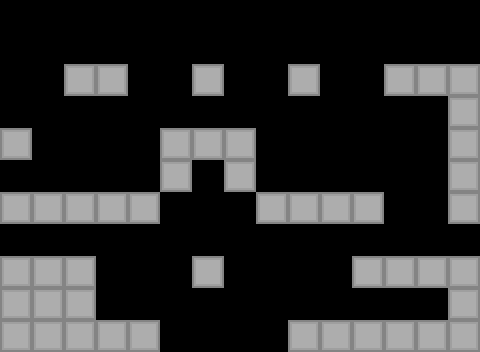

Rendered tile map (Tiled .tmx) drawn with the repository's tilesets; below, a short description and the full map source, tile grids included:
An orthogonal 15x11 tile map with 32x32 px tiles, 1 tile layer (Ground) and 50 objects (17x spike, 7x shard, 4x ghost, man, flag).

<map version="1.10" tiledversion="1.10.2" orientation="orthogonal" renderorder="right-down" width="15" height="11" tilewidth="32" tileheight="32" infinite="0" nextlayerid="4" nextobjectid="215">
 <editorsettings>
  <export target="../level_15.lua" format="lua" />
 </editorsettings>
 <tileset firstgid="1" name="tileset" tilewidth="32" tileheight="32" tilecount="28" columns="7">
  <image source="../../sprites/ground/tileset.png" width="224" height="128" />
 </tileset>
 <layer id="1" name="Ground" width="15" height="11">
  <data encoding="csv">
0,0,0,0,0,0,0,0,0,0,0,0,0,0,0,
0,0,0,0,0,0,0,0,0,0,0,0,0,0,0,
0,0,1,1,0,0,1,0,0,1,0,0,1,1,1,
0,0,0,0,0,0,0,0,0,0,0,0,0,0,1,
1,0,0,0,0,1,1,1,0,0,0,0,0,0,1,
0,0,0,0,0,1,0,1,0,0,0,0,0,0,1,
1,1,1,1,1,0,0,0,1,1,1,1,0,0,1,
0,0,0,0,0,0,0,0,0,0,0,0,0,0,0,
1,1,1,0,0,0,1,0,0,0,0,1,1,1,1,
1,1,1,0,0,0,0,0,0,0,0,0,0,0,1,
1,1,1,1,1,0,0,0,0,1,1,1,1,1,1
</data>
 </layer>
 <objectgroup color="#323232" id="2" name="Solid" visible="0">
  <object id="2" x="0" y="256" width="96" height="96" />
  <object id="24" x="0" y="-32" width="480" height="32" />
  <object id="27" x="-32" y="-32" width="32" height="288" />
  <object id="59" x="480" y="-32" width="32" height="384" />
  <object id="104" x="192" y="256" width="32" height="32" />
  <object id="109" x="288" y="320" width="160" height="32" />
  <object id="167" x="192" y="64" width="32" height="32" />
  <object id="168" x="64" y="64" width="64" height="32" />
  <object id="171" x="96" y="320" width="64" height="32" />
  <object id="187" x="288" y="64" width="32" height="32" />
  <object id="188" x="0" y="128" width="32" height="32" />
  <object id="189" x="0" y="192" width="160" height="32" />
  <object id="190" x="160" y="128" width="96" height="32" />
  <object id="191" x="160" y="160" width="32" height="32" />
  <object id="192" x="224" y="160" width="32" height="32" />
  <object id="193" x="256" y="192" width="128" height="32" />
  <object id="194" x="352" y="256" width="96" height="32" />
  <object id="195" x="448" y="256" width="32" height="96" />
  <object id="196" x="384" y="64" width="96" height="32" />
  <object id="197" x="448" y="96" width="32" height="128" />
 </objectgroup>
 <objectgroup color="#1807ff" id="3" name="Objects" visible="0">
  <object id="4" type="man" x="32" y="224" width="32" height="32" />
  <object id="44" type="flag" x="416" y="32" width="32" height="32" />
  <object id="156" type="spike" x="320" y="64" width="32" height="32" />
  <object id="163" type="shard" x="128" y="128" width="32" height="32" />
  <object id="165" type="shard" x="320" y="96" width="32" height="32" />
  <object id="175" type="spike" x="128" y="64" width="32" height="32" />
  <object id="176" type="spike" x="160" y="64" width="32" height="32" />
  <object id="177" type="spike" x="224" y="64" width="32" height="32" />
  <object id="180" type="spike" x="0" y="160" width="32" height="32" />
  <object id="181" type="ghost" x="448" y="32" width="32" height="32" />
  <object id="184" type="shard" x="0" y="64" width="32" height="32" />
  <object id="185" type="shard" x="224" y="32" width="32" height="32" />
  <object id="186" type="spike" x="128" y="160" width="32" height="32" />
  <object id="198" type="spike" x="352" y="64" width="32" height="32" />
  <object id="199" type="spike" x="256" y="64" width="32" height="32" />
  <object id="200" type="shard" x="192" y="192" width="32" height="32" />
  <object id="201" type="shard" x="384" y="128" width="32" height="32" />
  <object id="202" type="shard" x="96" y="256" width="32" height="32" />
  <object id="203" type="spike" x="96" y="288" width="32" height="32" />
  <object id="204" type="spike" x="320" y="288" width="32" height="32" />
  <object id="205" type="spike" x="416" y="224" width="32" height="32" />
  <object id="206" type="spike" x="416" y="192" width="32" height="32" />
  <object id="207" type="spike" x="416" y="160" width="32" height="32" />
  <object id="208" type="spike" x="416" y="128" width="32" height="32" />
  <object id="209" type="spike" x="416" y="96" width="32" height="32" />
  <object id="210" type="spike" x="320" y="160" width="32" height="32" />
  <object id="211" type="spike" x="256" y="160" width="32" height="32" />
  <object id="212" type="ghost" x="32" y="160" width="32" height="32" />
  <object id="213" type="ghost" x="448" y="224" width="32" height="32" />
  <object id="214" type="ghost" x="288" y="288" width="32" height="32" />
 </objectgroup>
</map>
